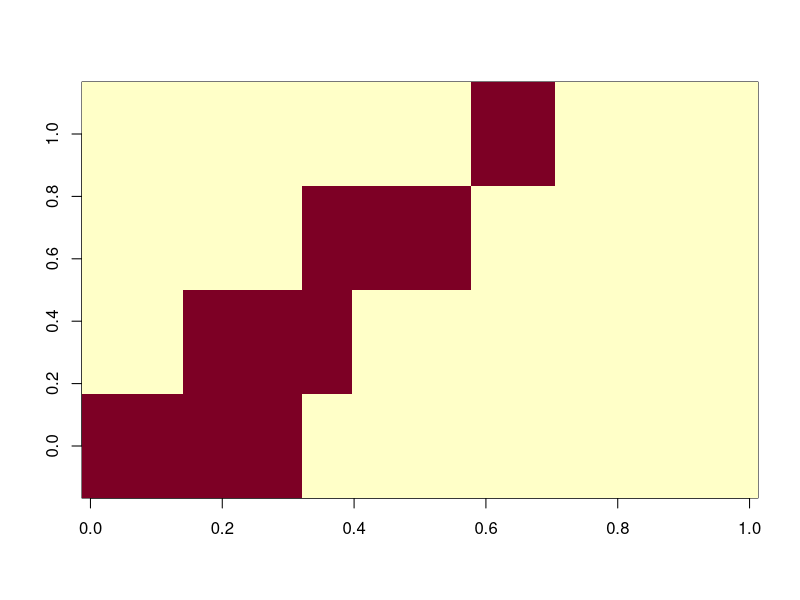

The R script that drew this image:
# simulator for various fixed effect models


simulate_data = function(
							Lambda,			# p x K matrix
							X,				# n x b matrix
							cisGenotypes,  # n x p matrix
							Z1,				# n x r matrix
							A1_chol,		# r x r upper triangle chol matrix
							F_vars,			# K x 3 matrix of fixed, A and E vars for factors
							E_h2,			# p vector of residual heritabilities
							mu,				# p vector of global means
							B,				# b x p residual fixed effects
							B_F	,			# b x K factor fixed effects
							sigma2_Resid	# p x 1 non-factor variances
						) {
  n = nrow(X)
  r = ncol(Z1)
  p = nrow(Lambda)
  K = ncol(Lambda)
  
  cis_effects = 0*rnorm(p)

  E_A1 = t(A1_chol) %*% matrix(rnorm(r*p),r,p) %*% diag(E_h2)
  F_A1 = t(A1_chol) %*% matrix(rnorm(r*k),r,k) %*% diag(F_vars[,2])
  
  E_R = matrix(rnorm(n*p),n,p) %*% diag(1-E_h2)
  F_R = matrix(rnorm(n*k),n,k) %*% diag(F_vars[,3])
  
  E = X %*% B + Z1 %*% E_A1 + E_R
  F = X %*% B_F + Z1 %*% F_A1 + F_R
  Y = matrix(1,n,1) %*% matrix(mu,1,p) + t(apply(cisGenotypes,1,'*',cis_effects)) + F %*% t(Lambda) + E %*% diag(sqrt(sigma2_Resid))
  
  return(list(Y=Y,F_A1 = F_A1, cis_effects = cis_effects))
}

save_sim = function(
						sim_ID = sim_ID,
						Lambda = Lambda,
						X = X,
						Z1 = Z1,
						A1_chol = A1_chol,
						F_vars = F_vars,
						E_h2 = E_h2,
						mu = mu,
						B = B,
						B_F = B_F,
						sigma2_Resid = sigma2_Resid
					){

	F_h2 = F_vars[,2]/(F_vars[,2]+F_vars[,3])
	sigma2_Resid = rgamma(p,3,6)

	cisGenotypes = sapply(1:p,function(x) sample(c(0,1),n,replace=T))

	data = simulate_data(Lambda,X,cisGenotypes,Z1,A1_chol,F_vars,E_h2,mu,B,B_F,sigma2_Resid)
	sim_data = c(data,
				list(
					n      = n,
					k      = k,
					p      = p,
					b      = ncol(X),
					r      = n_Lines,
					X      = X,
					cisGenotypes = cisGenotypes,
					Z1     = Z1,
					A1     = A1,
					B      = B,
					B_F    = B_F,
					mu     = mu,
					F_vars = F_vars,
					F_h2   = F_h2,
					E_h2   = E_h2,
					Lambda = Lambda,
					G      = Lambda %*% diag(F_h2) %*% t(Lambda) + diag(sigma2_Resid*E_h2),
					R      = Lambda %*% diag(1-F_h2) %*% t(Lambda) + diag(sigma2_Resid*(1-E_h2))
			))

	try(dir.create(sim_ID))
	save(sim_data,file=paste(sim_ID,'Sim_data.RData',sep='/'))
}

sim_reps = 1

n_Lines = 60
n_Reps = 3
n_TRT = 2
n = n_Lines*n_Reps*n_TRT
k = 4
p = 40

# design matrices
sample_info = data.frame(Line = gl(n_Lines,n_Reps*n_TRT),TRT = rep(c(0,1),each = n_Reps), Rep = c(1:n_Reps))
Z1 = model.matrix(~Line+0,sample_info)
X = model.matrix(~TRT+0,sample_info)
A1 = diag(1,ncol(Z1))
A1_chol = chol(A1)

Lambda = cbind(
	c(rep(1,floor(p/3)),rep(0,p-floor(p/3))),
	c(rep(0,floor(p/6)),rep(1,floor(p/4)),rep(0,p-floor(p/6)-floor(p/4))),
	c(rep(0,floor(p/3)),rep(1,floor(p/4)),rep(0,p-floor(p/4)-floor(p/3))),
	c(rep(0,floor(p/3)+floor(p/4)),rep(1,floor(p/8)),rep(0,p-floor(p/3)-floor(p/4)-floor(p/8))),
	c(rep(0,floor(p/3)+floor(p/4)),rep(0,floor(p/8)),rep(1,floor(p/8)),rep(0,p-floor(p/3)-floor(p/4)-2*floor(p/8))),
	c(rep(0,floor(p/3)+floor(p/4)),rep(0,2*floor(p/8)),rep(1,floor(p/8)),rep(0,p-floor(p/3)-floor(p/4)-3*floor(p/8))),
	c(rep(0,floor(p/3)+floor(p/4)),rep(0,3*floor(p/8)),rep(1,p-floor(p/3)-floor(p/4)-3*floor(p/8)))
	)
Lambda = Lambda[,1:k]
image(Lambda)
colSums(Lambda > 0)

for(rep in 1:sim_reps){

	# Set 1. Dense fixed effects, moderate heritability
	sim_ID = paste0('Sim_FE1_',rep)
	mu = rnorm(p)
	B = matrix(rep(c(1,-1),p/2),nr = 1)
	B_F = matrix(rep(0,k),nr = 1)
	F_vars = cbind(rep(0,k),sample(seq(.1,.7,length=k)))
	F_vars = cbind(F_vars,1-rowSums(F_vars))
	E_h2 = runif(p,0,.7)

	save_sim(sim_ID, Lambda, X, Z1, A1_chol, F_vars, E_h2, mu, B, B_F, sigma2_Resid)

	# Set 2. Factor fixed effects
		# first factor is 100% fixed. Remainder have 0% fixed

	sim_ID = paste0('Sim_FE2_',rep)
	mu = rnorm(p)
	B = matrix(0,nr = 1,nc = p)
	B_F = matrix(c(1,rep(0,k-1)),nr = 1)
	F_vars = cbind(c(1,rep(0,k-1)),c(0,sample(seq(.1,.7,length=k-1))))
	F_vars = cbind(F_vars,1-rowSums(F_vars))
	F_vars[1,3] = 0
	E_h2 = runif(p,0,.7)

	save_sim(sim_ID, Lambda, X, Z1, A1_chol, F_vars, E_h2, mu, B, B_F, sigma2_Resid)



	# Set 3. 1 joint fixed and random factor at 50% each. Rest only random

	sim_ID = paste0('Sim_FE3_',rep)
	mu = rnorm(p)
	B = matrix(0,nr = 1,nc = p)
	which_fixed = sample(1:k,1)
	B_F = matrix(0,nr = 1,nc = k)
	B_F[1,which_fixed] = 1
	F_vars = cbind(rep(0,k),sample(seq(.1,.7,length=k)))
	F_vars = cbind(F_vars,1-rowSums(F_vars))
	F_vars[which_fixed,1] = 0.5
	F_vars[which_fixed,-1] = 0.5 * F_vars[which_fixed,-1]

	save_sim(sim_ID, Lambda, X, Z1, A1_chol, F_vars, E_h2, mu, B, B_F, sigma2_Resid)

	# Set 4. 2 joint fixed and random factors at 50% each. Rest only random

	sim_ID = paste0('Sim_FE4_',rep)
	mu = rnorm(p)
	B = matrix(0,nr = 1,nc = p)
	which_fixed = sample(1:k,2)
	B_F = matrix(0,nr = 1,nc = k)
	B_F[1,which_fixed] = 1
	F_vars = cbind(rep(0,k),sample(seq(.1,.7,length=k)))
	F_vars = cbind(F_vars,1-rowSums(F_vars))
	F_vars[which_fixed,1] = 0.5
	F_vars[which_fixed,-1] = 0.5 * F_vars[which_fixed,-1]

	save_sim(sim_ID, Lambda, X, Z1, A1_chol, F_vars, E_h2, mu, B, B_F, sigma2_Resid)

}